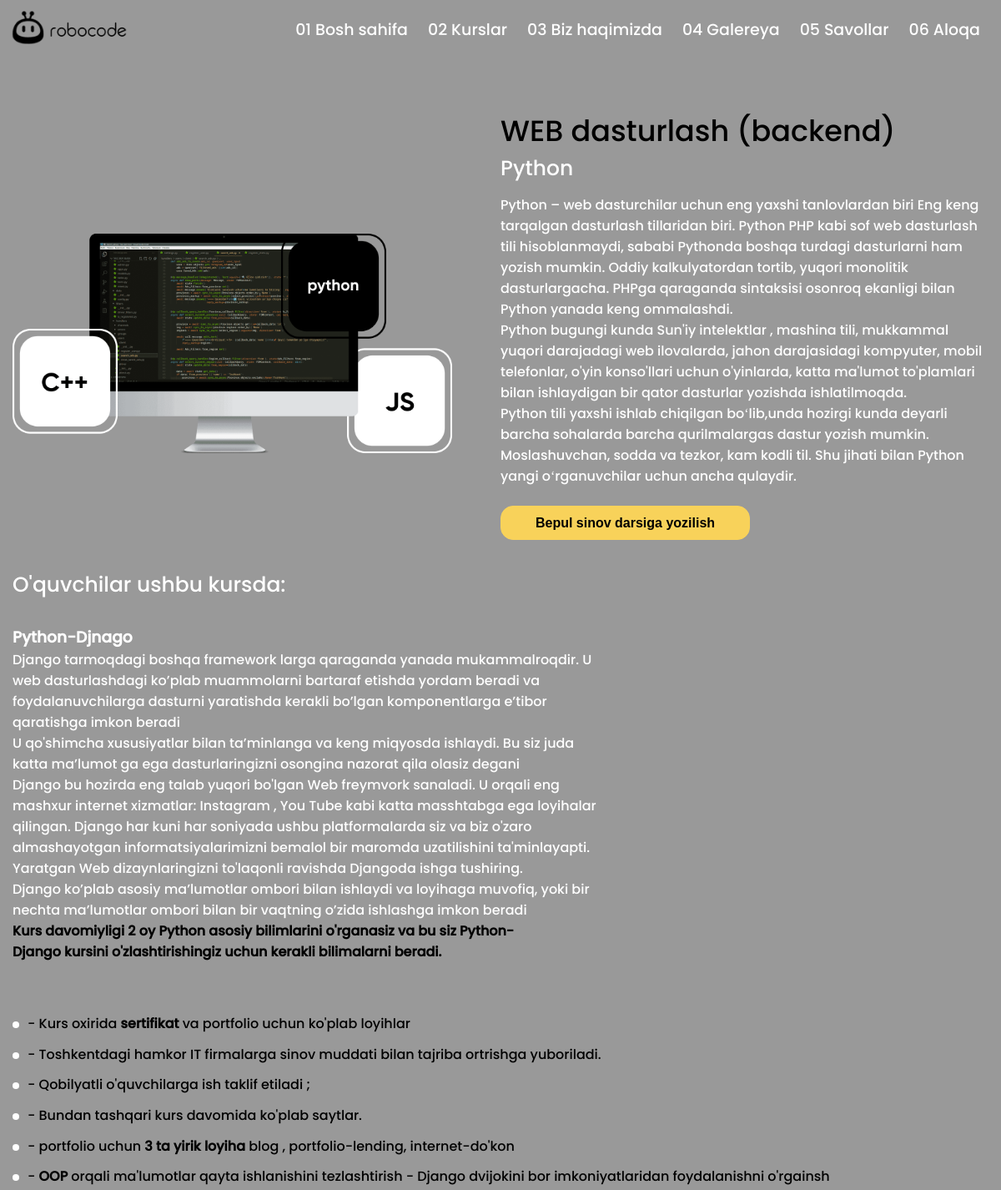
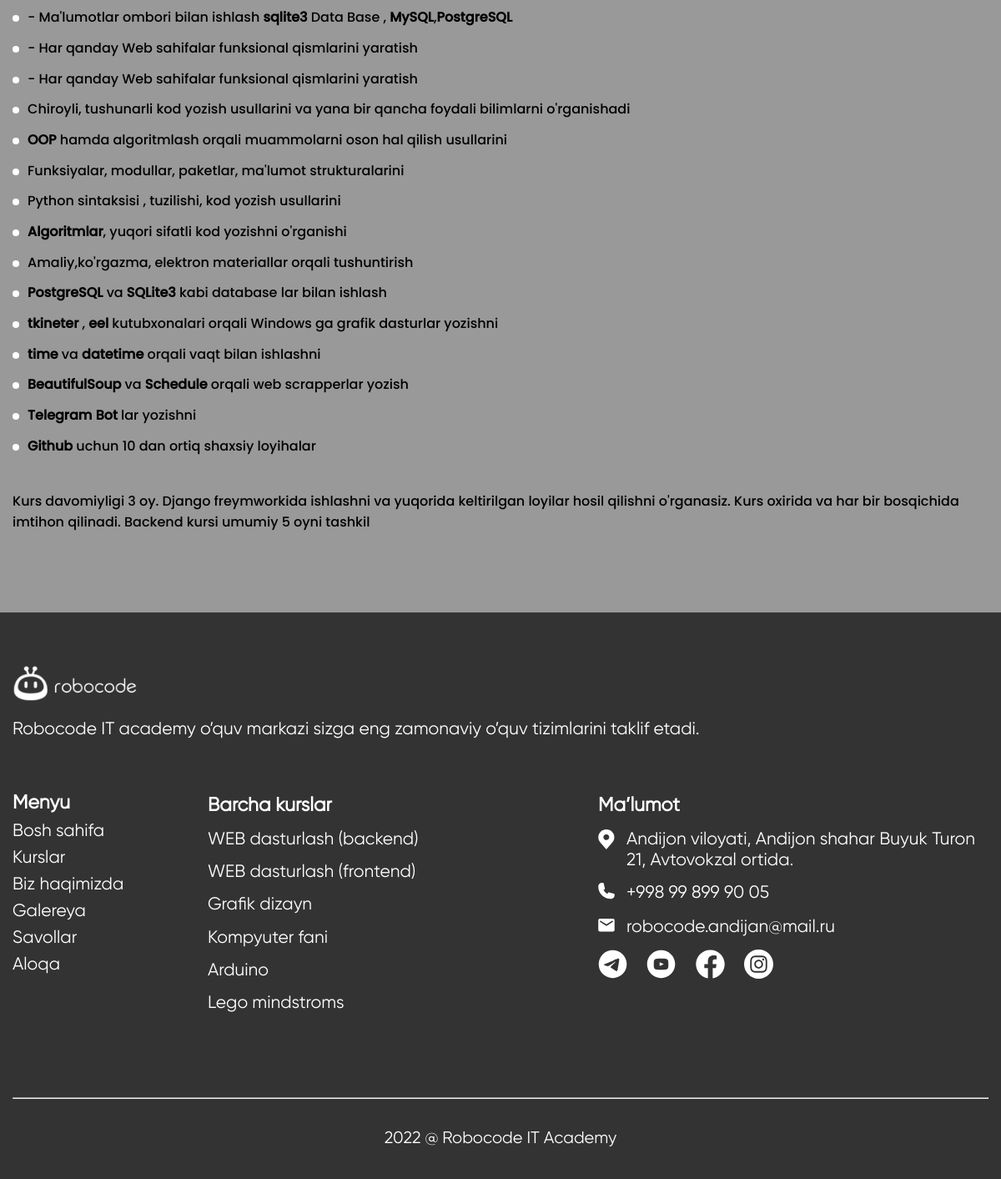
The app's page /course/web-dasturlash-backend/ with its own data (2 pictures, top to bottom).
### main/models.py (models this page shows, shortened)
class Course(models.Model):
    name = models.CharField("Kurs nomi", max_length=100)
    slug = models.SlugField()
    img = models.ImageField(upload_to="courses/")
    sub_title = models.CharField("Kurs nomi pasiga so'z ixtiyoriy", max_length=100, blank=True)
    about1 = RichTextField("Kurs haqida 1")
    about2 = RichTextField("Kurs haqida 2 ixtiyoriy", blank=True)
    to_students_title = models.CharField("O'quvchilar uchun matn sarlavhasi ixtiyoriy", max_length=100, blank=True)
    to_students_text = RichTextField("O'quvchilar uchun matn asosiy ixtiyoriy", blank=True)
    course_date = models.CharField("Kurs davom etish vaqti", max_length=200)
    date = models.DateTimeField(auto_now_add=True)
    class Meta:
        ordering = ['-id']

class CourseList(models.Model):
    name = RichTextField()
    bind = models.ForeignKey(Course, on_delete=models.CASCADE, related_name="course")
    class Meta:
        ordering = ['-id']

### main/views.py (the view)
# urls.py: path('course/<slug:slug>/', views.detail, name="detail"),
def detail(request, slug):
    context = {
        "course": Course.objects.get(slug=slug),
    }
    return render(request, 'detail.html', context)

### main/context_pro.py (called while the page is built)
def course(request):
    context = {
        "courses": Course.objects.all()
    }
    return context

### templates/detail.html (shortened to what this page needs)
{% extends 'base/base.html' %}
{% block link %}
<link rel="stylesheet" type="text/css" href="/static/css/main/detail/detail.css">
{% endblock %}
{% block content %}
<main>
    <article class="detail_course">
        <section class="container_lg">
            <div class="corse_title">
                <p>{{course.name}}</p>
            </div>
            <div class="course_container">
                <div class="course_img">
                    <a>
                        <img src="{{course.img.url}}" alt="{{course.name}}">
                    </a>
                </div>
                <div class="course_texts">
                    <div class="course_sub_titile course_text_size2">
                        <p>{{course.sub_title|safe}}</p>
                    </div>
                    <div class="about_course course_text_size1">
                        <p>
                            {{course.about1|safe}}
                        </p>
                    </div>
                    <div class="sign_up_btn">
                        <a onclick="openModal()">
                            <button class="course_text_size1">Bepul sinov darsiga yozilish</button>
                        </a>
                    </div>
                </div>
            </div>
            <div class="about_sub_block">
                <div class="about_sub_title course_text_size2">
                    <p>{{course.to_students_title}}</p>
                </div>
                <div class="about_sub_about course_text_size1">
                    <p>{{course.to_students_text|safe}}</p>
                </div>
                {% if course.course %}
                    <div class="about_sub_list course_text_size1">
                        <ul>
                            {% for list in course.course.all %}
                                <li>
                                    <a>{{list.name|safe}}</a>
                                </li>
                            {% endfor %}
                        </ul>
                    </div>
                {% endif %}
                <div class="course_date course_text_size1">
                    <p>
                        {{course.course_date|safe}}
                    </p>
                </div>
            </div>
        </section>
    </article>
</main>
{% endblock %}

### templates/base/base.html (shortened to what this page needs)
{% load static %}
<!DOCTYPE html>
<html lang="en">
<head>
	<link rel="stylesheet" type="text/css" href="/static/css/custom/custom.css">
	{% block link %}
	{% endblock %}
</head>
<body>
	<header>
		<section class="section_navbar">
			<div class="container_lg height-100">
				<nav class="navbar">
					<div class="navbar_left">
						<div class="robocode_logo">
							<a href="{% url 'main:home' %}">
								<img src="/static/images/mainpage/header/robocode.png" alt="">
							</a>
						</div>
					</div>
					<div class="navbar_right">
						<ul>
							<li>
								<a href="{% url 'main:home' %}">01 Bosh sahifa</a>
							</li>
							<li>
								<a href="{% url 'main:home' %}#courses">02 Kurslar</a>
							</li>
							<li>
								<a href="{% url 'main:home' %}#robocode_gr">03 Biz haqimizda</a>
							</li>
							<li>
								<a href="{% url 'main:gallery' %}">04 Galereya</a>
							</li>
							<li>
								<a href="{% url 'main:home' %}#asks">05 Savollar</a>
							</li>
							<li>
								<a href="{% url 'main:home' %}#connect">06 Aloqa</a>
							</li>
						</ul>
					</div>
				</nav>
			</div>
		</section>
	</header>
	{% block content %}
	{% endblock %}
	<footer>
		<article class="footer_article" id="connect">
			<section class="section_foooter">
				<div class="container_lg">
					<nav class="footer_nav">
						<div class="footer_nav_fields footer_logo_fields">
							<div class="footer_nav_logo">
								<a href="{% url 'main:home' %}">
									<img src="/static/images/mainpage/main/logo_footer.png" alt="">
								</a>
							</div>
							<div class="footer_nav_text">
								<p>
									Robocode IT academy o’quv markazi sizga eng zamonaviy o’quv tizimlarini taklif etadi.
								</p>
							</div>
						</div>
						<div class="footer_nav_fields">
							<ul>
								<li>
									<a>Menyu</a>
								</li>
								<li>
									<a href="{% url 'main:home' %}">Bosh sahifa</a>
								</li>
								<li>
									<a href="{% url 'main:home' %}#courses">Kurslar</a>
								</li>
								<li>
									<a href="{% url 'main:home' %}#robocode_gr">Biz haqimizda</a>
								</li>
								<li>
									<a href="{% url 'main:gallery' %}">
										Galereya
									</a>
								</li>
								<li>
									<a href="{% url 'main:home' %}#asks">
										Savollar
									</a>
								</li>
								<li>
									<a href="#connect">
										Aloqa
									</a>
								</li>
							</ul>
						</div>
						<div class="footer_nav_fields">
							<ul>
								<li>
									<a>Barcha kurslar</a>
								</li>
								{% for course in courses %}
									<li>
										<a href="{% url 'main:detail' course.slug %}">{{course.name}}</a>
									</li>
								{% endfor %}
							</ul>
						</div>
						<div class="footer_nav_fields">
							<ul>
								<li>
									<a>
										<span>Ma’lumot</span>
									</a>
								</li>
								<li>
									<a href="https://goo.gl/maps/sy5vBi25ZbkewAb67" target="_blank">
										<span>
										</span>
										<span>Andijon viloyati, Andijon shahar Buyuk Turon 21, Avtovokzal ortida.</span>
									</a>
								</li>
								<li>
									<a href="tel:+998 99 899 90 05">
										<span>
										</span>
										<span>+998 99 899 90 05</span>
									</a>
								</li>
								<li>
									<a href="mailto:robocode.andijan@mail.ru">
										<span>
										</span>
										<span>robocode.andijan@mail.ru</span>
									</a>
								</li>
								<li class="f_field_social">
									<a href="https://t.me/robocode_andijan" target="_blank">
									</a>
									<a href="https://www.youtube.com/results?search_query=robocode" target="_blank">
									</a>
									<a href="https://www.facebook.com/robocode.andijan/" target="_blank">
									</a>
									<a href="https://www.instagram.com/robocode.uz/" target="_blank">
									</a>
								</li>
							</ul>
						</div>
					</nav>
					<hr style="margin-top:8%;">
					<div class="text-center" style="color:#FFF; font-family:gilroy; font-size:20px; margin-top:3%;">
						<p>2022 @ Robocode IT Academy</p>
					</div>
				</div>
			</section>
		</article>
	</footer>
</body>
</html>

### staticfiles/css/custom/custom.css (style rules this page uses)
html { scroll-behavior: smooth; }
body { width:100%; height:auto; background-color:#999999; }
* { box-sizing: border-box; }
body,header,main,footer,section,div { width:100%; height:auto; }
body,h1,h2,h3,h4,h5,h6,p,section,div { margin:0 ; padding:0; }
button,input,select { outline:none; cursor: pointer; }
a { cursor: pointer; text-decoration: none; color: inherit; }
ul,li { margin:0; padding:0; list-style: none; }
.container_lg, .container_md, .container_sm { width: 100%; padding-left: 15px; padding-right: 15px; margin-left: auto; margin-right: auto; height: auto; }
.height-100 { height: 100%; }
.section_navbar { width:100%; height:70px; background-color: #999999; transition-property: top; transition-duration: 0.8s; transition-timing-function: ease; z-index:2 !important; }
.navbar { display: flex; justify-content: space-between; align-items: center; height: 100%; }
.navbar_left,.navbar_right { width: auto; }
.robocode_logo a img { width:150px; margin-left:-5%; transition-property: transform; transition-duration: 0.5s; transition-timing-function: ease; }
.navbar_right ul li { display: inline-block; color: white; font-family: robocode; font-size:20px; transition-property: color; transition-duration:0.5s; transition-timing-function: ease; }
.navbar_right ul li a { padding:8px 12px; }
.footer_article { background-color: #333333; padding: 5% 0% 3% 0%; margin-top:5%; }
.footer_nav { display: flex; }
.footer_nav_logo a img { width:150px; }
.footer_nav_text { padding-right: 20%; }
.footer_nav_text { margin-top: 3%; }
.footer_nav_fields { font-family: gilroy; color: #fff; font-size: 21px; }
.footer_nav_fields:nth-child(1) { width:30%; }
.footer_nav_fields:nth-child(2) { width:15%; }
.footer_nav_fields:nth-child(3) { width:25%; }
.footer_nav_fields:nth-child(4) { width:30%; }
.footer_nav_fields ul li:nth-child(1) { font-weight: bolder; font-size:23px; }
.footer_nav_fields ul li a { padding:3% 0%; display: flex; }
.footer_nav_fields ul li a span:nth-child(1) { padding-right:3%; }
.footer_nav_fields ul li a svg { width:20px; }
.f_field_social { display: flex; }
.f_field_social a { width: auto; padding-right: 5% !important; }
.f_field_social a svg { width: 35px !important; }
.text-center { text-align: center; }
@media (max-width: 1300px) { .navbar_right ul li { font-size:19px; } }
@media (max-width: 1300px) { .navbar_right ul li a { padding:7px 10px; } }
@media (max-width: 1300px) { .footer_nav { flex-wrap: wrap; } }
@media (max-width: 1300px) { .footer_nav_fields:nth-child(1) { width:100%; margin-bottom: 5%; } }
@media (max-width: 1300px) { .footer_nav_fields:nth-child(2) { width:20%; } }
@media (max-width: 1300px) { .footer_nav_fields:nth-child(3) { width:40%; } }
@media (max-width: 1300px) { .footer_nav_fields:nth-child(4) { width:40%; } }
@media (max-width: 1300px) { .footer_nav_fields ul li a { padding:1.5% 0%; } }
@media (max-width: 1300px) { .footer_nav_text { padding-right: 0%; margin-top: 1%; } }
@media (min-width: 576px) { .container_lg { max-width: 720px; } }
@media (min-width: 768px) { .container_lg { max-width: 930px; } }
@media (min-width: 992px) { .container_lg { max-width: 1110px; } }
@media (min-width: 1200px) { .container_lg { max-width: 1300px; } }

### staticfiles/css/main/detail/detail.css (style rules this page uses)
.detail_course { padding:5% 0% 3% 0%; font-family: robocode; }
.corse_title { width: 50%; float: right; font-size: 45px; }
.course_container { display: flex; align-items: center; }
.course_img,.course_texts { width: 50%; color:#fff; }
.course_img { padding-right: 5%; }
.course_img a img { width: 100%; }
.about_course { margin:2% 0% 4% 0%; }
.sign_up_btn a button { border: none; padding:1.8% 7%; background-color: #F8D25A; color:#000; border-radius:15px; border:1px solid #F8D25A; font-weight: bolder; transition-property:background-color,border, color; transition-duration:0.5s; transition-timing-function: ease; }
.about_sub_block { margin-top:3%; }
.about_sub_title,.about_sub_about { color: #fff; padding-right:40%; }
.about_sub_list { margin-top:30px; }
.about_sub_list ul li { padding:0.5% 0%; }
.about_sub_list ul li:before { content: ""; display: inline-block; width:8px; height:8px; background:#fff; border-radius:50%; margin-right: 0.5%; }
.course_date { margin-top:3%; }
.course_text_size1 { font-size:18px; }
.course_text_size2 { font-size:30px; }
@media (max-width: 1300px) { .corse_title { font-size:35px; } }
@media (max-width: 1300px) { .course_text_size1 { font-size:16px; } }
@media (max-width: 1300px) { .course_text_size2 { font-size:25px; } }

### records on screen
Course: name "WEB dasturlash (backend)", img (picture), sub_title "Python", about1 "Python – web dasturchilar uchun eng yaxshi tanlovlardan biri Eng keng tarqalgan dasturlash tillaridan biri. Python PHP kabi sof web dasturlash tili hisoblanmaydi, sababi Pythonda boshqa turdagi dasturlarni ham yozish mumkin. Oddiy kalkulyatordan tortib, yuqori monolitik dasturlargacha. PHPga qaraganda sintaksisi osonroq ekanligi bilan Python yanada keng ommalashdi. Python bugungi kunda Sun'iy intelektlar , mashina tili, mukkammal yuqori darajadagi web ilovalarda, jahon darajasidagi kompyuter, mobil telefonlar, o'yin konso'llari uchun o'yinlarda, katta ma'lumot to'plamlari bilan ishlaydigan bir qator dasturlar yozishda ishlatilmoqda. Python tili yaxshi ishlab chiqilgan boʻlib,unda hozirgi…", to_students_title "O'quvchilar ushbu kursda:", to_students_text "Python-Djnago Django tarmoqdagi boshqa framework larga qaraganda yanada mukammalroqdir. U web dasturlashdagi ko’plab muammolarni bartaraf etishda yordam beradi va foydalanuvchilarga dasturni yaratishda kerakli bo’lgan komponentlarga e’tibor qaratishga imkon beradi U qo'shimcha xususiyatlar bilan ta’minlanga va keng miqyosda ishlaydi. Bu siz juda katta ma’lumot ga ega dasturlaringizni osongina nazorat qila olasiz degani Django bu hozirda eng talab yuqori bo'lgan Web freymvork sanaladi. U orqali eng mashxur internet xizmatlar: Instagram , You Tube kabi katta masshtabga ega loyihalar qilingan. Django har kuni har soniyada ushbu platformalarda siz va biz o'zaro almashayotgan…", course_date "Kurs davomiyligi 3 oy. Django freymworkida ishlashni va yuqorida keltirilgan loyilar hosil qilishni o'rganasiz. Kurs oxirida va har bir bosqichida imtihon qilinadi. Backend kursi umumiy 5 oyni tashkil"
CourseList: name "- Kurs oxirida sertifikat va portfolio uchun ko'plab loyihlar"
CourseList: name "- Toshkentdagi hamkor IT firmalarga sinov muddati bilan tajriba ortrishga yuboriladi."
CourseList: name "- Qobilyatli o'quvchilarga ish taklif etiladi ;"
CourseList: name "- Bundan tashqari kurs davomida ko'plab saytlar."
CourseList: name "- portfolio uchun 3 ta yirik loyiha blog , portfolio-lending, internet-do'kon"
CourseList: name "- OOP orqali ma'lumotlar qayta ishlanishini tezlashtirish - Django dvijokini bor imkoniyatlaridan foydalanishni o'rgainsh"
CourseList: name "- Ma'lumotlar ombori bilan ishlash sqlite3 Data Base , MySQL , PostgreSQL"
CourseList: name "- Har qanday Web sahifalar funksional qismlarini yaratish"
CourseList: name "- Har qanday Web sahifalar funksional qismlarini yaratish"
CourseList: name "Chiroyli, tushunarli kod yozish usullarini va yana bir qancha foydali bilimlarni o'rganishadi"
CourseList: name "OOP hamda algoritmlash orqali muammolarni oson hal qilish usullarini"
CourseList: name "Funksiyalar, modullar, paketlar, ma'lumot strukturalarini"
CourseList: name "Python sintaksisi , tuzilishi, kod yozish usullarini"
CourseList: name "Algoritmlar , yuqori sifatli kod yozishni o'rganishi"
CourseList: name "Amaliy,ko'rgazma, elektron materiallar orqali tushuntirish"
CourseList: name "PostgreSQL va SQLite3 kabi database lar bilan ishlash"
CourseList: name "tkineter , eel kutubxonalari orqali Windows ga grafik dasturlar yozishni"
CourseList: name "time va datetime orqali vaqt bilan ishlashni"
CourseList: name "BeautifulSoup va Schedule orqali web scrapperlar yozish"
CourseList: name "Telegram Bot lar yozishni"
CourseList: name "Github uchun 10 dan ortiq shaxsiy loyihalar"
Course: name "WEB dasturlash (frontend)"
Course: name "Grafik dizayn"
Course: name "Kompyuter fani"
Course: name "Arduino"
Course: name "Lego mindstroms"
